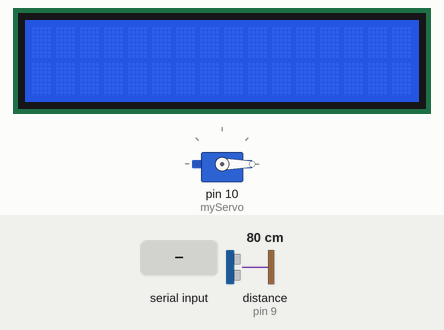
Bench run of a sketch on a simulated Arduino Uno, built with avr-gcc and run on an emulated ATmega328P. Shown: servo, 16×2 character LCD. Inputs (shaded band) come from the test bench; at power-on: distance to the obstacle (sensor on pin 9) 80 cm. The echo pulse lasts 58.3 µs per cm.

Above: at 1.2 s.
1.3 s: "90,45\n" received over Serial
At 3.3 s:
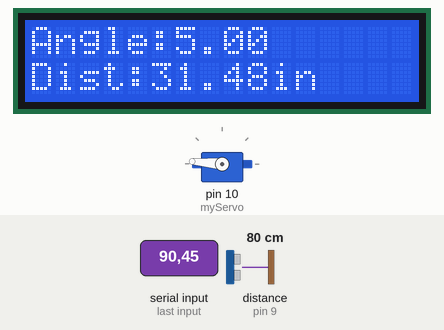
3.8 s: "30,150\n" received over Serial
At 5.3 s:
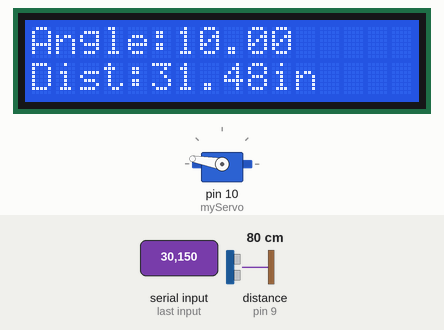
Timing chart, 0 to 6.8 s (numbered marks = the images above; inputs shaded):
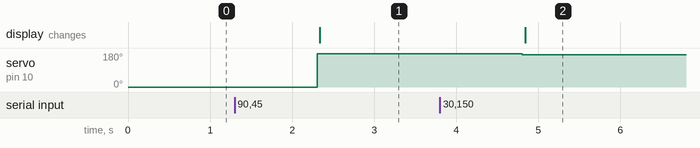

Measured:
- after the input at 1.3 s, servo on pin 10 (myServo): 0° → 175° after 1.0 s; the display: changes after 1.0 s (image 1)
- after the input at 3.8 s, servo on pin 10 (myServo): 175° → 170° after 1.0 s; the display: changes after 1.0 s (image 2)

The sketch:

Stepper_sensor_project.ino
```cpp
#include <Servo.h>
#include <LiquidCrystal.h>

int echoPin = 9;
int trigPin = 8;
int pulseTime;
float pulseDist;
LiquidCrystal lcd(7, 6, 5, 4, 3, 2);
int myCmd;
int pos = 0;
Servo myServo;
float targetAngle;
float currentAngle;
float step;
float diffrence = 0;
String myCmdstr;

void setup() {
  Serial.begin(9600);
  // Servo Motor
  myServo.attach(10);
  myServo.write(pos);

  // Ultrasonic sensor
  pinMode(echoPin, INPUT);
  pinMode(trigPin, OUTPUT);
  lcd.begin(16, 2);


}

void loop() {
  //python to arduino
  while(Serial.available() == 0) {

  }

  myCmdstr = Serial.readStringUntil('\r');
  myCmd = myCmdstr.toInt();
  step = myCmd;

  targetAngle = step;
  diffrence = targetAngle - currentAngle;

  if(abs(diffrence) > 5) {
    if((diffrence) > 0) {
      currentAngle += 5;
    }
    if((diffrence) < 0) {
      currentAngle -= 5;
    }
    // -180 becuase flip direction(increasing clockwise, decreasing counter)
    myServo.write(180 - currentAngle);
    delay(10);
  }


  //ultrasonic sensor
  digitalWrite(trigPin, LOW);
  delayMicroseconds(10);
  digitalWrite(trigPin, HIGH);
  delayMicroseconds(10);
  digitalWrite(trigPin, LOW);
  delayMicroseconds(10);
  pulseTime = pulseIn(echoPin, HIGH);
  pulseDist = pulseTime/148.15;
  delay(10);

  //Lcd
  lcd.clear();
  delayMicroseconds(10);
  lcd.setCursor(0,0);
  lcd.print("Angle:");
  lcd.print(currentAngle);
  lcd.setCursor(0,1);
  lcd.print("Dist:");
  lcd.print(pulseDist);
  lcd.print("in");


}
```
